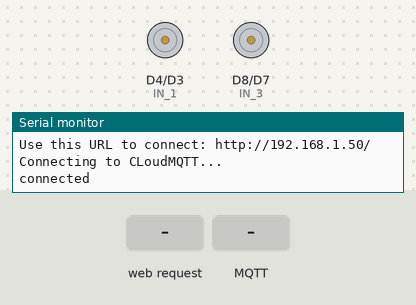
Bench run of a sketch on a simulated ESP8266 (NodeMCU). Shown: motor-driver pin pairs drawn as motors (green arrow = first pin HIGH = forward, orange = second pin HIGH = backward, longer = more drive), the last lines printed to the serial monitor. The inputs (shaded band) are chosen by the test bench. WiFi joins after 1.5 s; servers stay silent unless stated; no MQTT or app messages arrive unless stated.

Above: at 2.7 s.
2.8 s: HTTP request GET /IN_3on received
At 2.95 s:
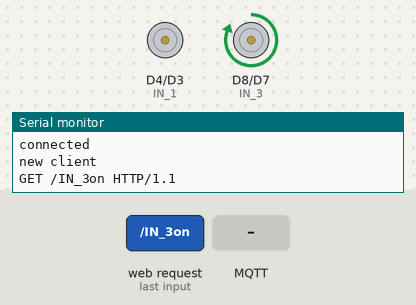
4.7 s: MQTT message "1" arrives on the first subscribed topic
At 6.0 s:
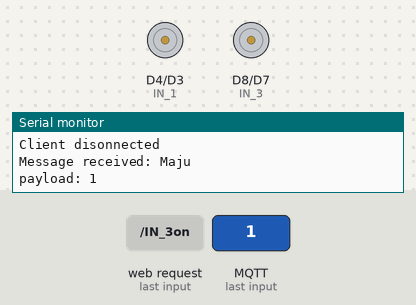
6.3 s: HTTP request GET /IN_2on received
At 7.4 s:
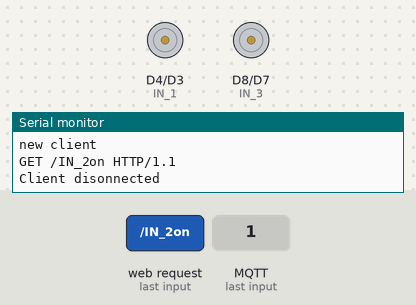
7.9 s: HTTP request GET /IN_4on received
At 8.05 s:
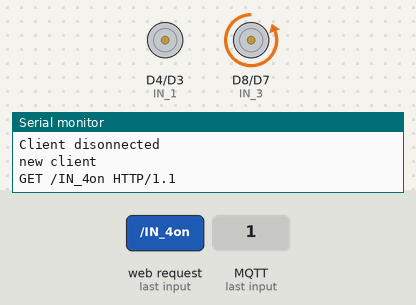
Timing chart, 0 to 10.9 s (numbered marks = the images above; inputs shaded):
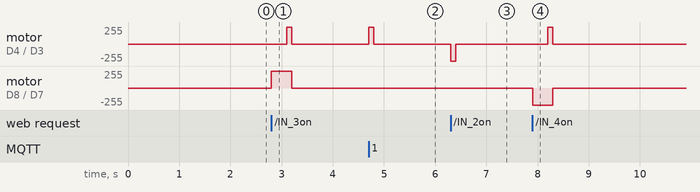

The sketch:

Robot_BNU.ino
```cpp
/*************************************
 * Program : ROBOT BNU 4.0
 * Sesuai Buku - Robot IoT
 * ***********************************/

#include <ESP8266WiFi.h>
#include <PubSubClient.h>

String Topic;
String Payload;

const char* ssid = "HOTSPOT@UPNJATIM.AC.ID";
const char* password = "belanegara";

#define IN_1 D4 // Maju
#define IN_2 D3 // Mundur
#define IN_3 D8 // Belok Kanan
#define IN_4 D7 // Belok Kiri

//#define mqttServer "broker.emqx.io"
//#define mqttPort 1883

#define mqttServer "broker.emqx.io"
#define mqttPort 1883

WiFiServer server(80);
WiFiClient espClient;
PubSubClient client(espClient);

void receivedCallback(char* topic, byte* payload, unsigned int length) {
  Serial.print("Message received: ");
  Serial.println(topic);
  Serial.print("payload: ");

  for (int i = 0; i < length; i++) {
    Serial.print((char)payload[i]);
  }
  Serial.println();

  /* we got '1' -> Maju */
  if ((char)payload[0] == '1') {
    digitalWrite(IN_1, HIGH);
    delay(100);
    digitalWrite(IN_1, LOW);
  }

/* we got '2' -> Kiri */
  if ((char)payload[0] == '2') {
    digitalWrite(IN_4, HIGH);
    delay(300);
    digitalWrite(IN_1, HIGH);
    delay(100);
    digitalWrite(IN_4, LOW);
    digitalWrite(IN_1, LOW);
  }

  /* we got '3' -> Kanan */
  if ((char)payload[0] == '3') {
    digitalWrite(IN_3, HIGH);
    delay(300);
    digitalWrite(IN_1, HIGH);
    delay(100);
    digitalWrite(IN_3, LOW);
    digitalWrite(IN_1, LOW);
  }

  /* we got '4' -> Mundur */
  if ((char)payload[0] == '4') {
    digitalWrite(IN_2, HIGH);
    delay(100);
    digitalWrite(IN_2, LOW);
  }
}

void setup() {
  Serial.begin(115200);
  delay(10);
  pinMode(IN_1, OUTPUT);
  pinMode(IN_2, OUTPUT);
  pinMode(IN_3, OUTPUT);
  pinMode(IN_4, OUTPUT);

  digitalWrite(IN_1, LOW);
  digitalWrite(IN_2, LOW);
  digitalWrite(IN_3, LOW);
  digitalWrite(IN_4, LOW);

  // Connect to WiFi network
  Serial.println();
  Serial.println();
  Serial.print("Connecting to ");
  Serial.println(ssid);
  WiFi.begin(ssid, password);

  while (WiFi.status() != WL_CONNECTED) {
    delay(500);
    Serial.print(".");
  }
  Serial.println("");
  Serial.println("WiFi connected");

  server.begin();
  Serial.println("Server started");

  Serial.print("Use this URL to connect: ");
  Serial.print("http://");
  Serial.print(WiFi.localIP());
  Serial.println("/");

  // Connect to Server IoT (CloudMQTT)

  client.setServer(mqttServer, mqttPort);
  client.setCallback(receivedCallback);

  while (!client.connected()) {
    Serial.println("Connecting to CLoudMQTT...");

    if (client.connect("ESP8266Client" )) {

      Serial.println("connected");

    } else {
      Serial.print("failed with state ");
      Serial.print(client.state());
      delay(2000);
    }
  }
  client.subscribe("Maju");
  client.subscribe("Kiri");
  client.subscribe("Kanan");
  client.subscribe("Mundur");
}

void loop() {

  client.loop();

  WiFiClient client = server.available();
  if (!client) {
    return;
  }

  Serial.println("new client");
  while(!client.available()){
    delay(1);
  }

  String request = client.readStringUntil('\r');
  Serial.println(request);
  client.flush();

  if (request.indexOf("/IN_1on") > 0)  {
    digitalWrite(IN_1, HIGH);
    delay(100);
    digitalWrite(IN_1, LOW);
  }
  if (request.indexOf("/IN_1off") >0)  {
    digitalWrite(IN_1, LOW);
  }
   if (request.indexOf("/IN_2on") > 0)  {
    digitalWrite(IN_2, HIGH);
    delay(100);
    digitalWrite(IN_2, LOW);
  }
  if (request.indexOf("/IN_2off") >0)  {
    digitalWrite(IN_2, LOW);
  }
   if (request.indexOf("/IN_3on") > 0)  {
    digitalWrite(IN_3, HIGH);
    delay(300);
    digitalWrite(IN_1, HIGH);
    delay(100);
    digitalWrite(IN_3, LOW);
    digitalWrite(IN_1, LOW);
  }
  if (request.indexOf("/IN_3off") >0)  {
    digitalWrite(IN_3, LOW);
  }
   if (request.indexOf("/IN_4on") > 0)  {
    digitalWrite(IN_4, HIGH);
    delay(300);
    digitalWrite(IN_1, HIGH);
    delay(100);
    digitalWrite(IN_4, LOW);
    digitalWrite(IN_1, LOW);
  }
  if (request.indexOf("/IN_4off") >0)  {
    digitalWrite(IN_4, LOW);
  }

  // Return the response
  client.println("HTTP/1.1 200 OK");
  client.println("Content-Type: text/html");
  client.println("");
  client.println("<!DOCTYPE HTML>");
  client.println("<html>");
  client.println("<head>");
  client.println("<meta name='apple-mobile-web-app-capable' content='yes' />");
  client.println("<meta name='apple-mobile-web-app-status-bar-style' content='black-translucent' />");
  client.println("</head>");
  client.println("<body bgcolor = \"#f7e6ec\">");
  client.println("<hr/><hr>");
  client.println("<h4><center> Robot BNU 4.0  </center></h4>");
  client.println("<hr/><hr>");
  client.println("<br><br>");
  client.println("<br><br>");
  client.println("<center>");
  client.println("ROBOT");
  client.println("<a href=\"/IN_1on\"\"><button>Maju </button></a>");
  client.println("<a href=\"/IN_2on\"\"><button>Mundur </button></a><br />");
  client.println("</center>");
  client.println("<br><br>");
  client.println("<center>");
  client.println("ROBOT");
  client.println("<a href=\"/IN_3on\"\"><button>Belok Kanan </button></a>");
  client.println("<a href=\"/IN_4on\"\"><button>Belok Kiri </button></a><br />");
  client.println("</center>");
  client.println("<br><br>");
  client.println("<center>");
  client.println("<table border=\"5\">");
  client.println("<tr>");
  //=====================
  if (digitalRead(IN_1))
         {
           client.print("<td>Maju = ON</td>");
         }
  else
          {
            client.print("<td>Maju = OFF</td>");
          }
  client.println("<br />");
  //======================
  if (digitalRead(IN_2))
          {
           client.print("<td>Mundur = ON</td>");
          }
  else
          {
            client.print("<td>Mundur = OFF</td>");
          }
  client.println("</tr>");
  //=======================
  if (digitalRead(IN_3))
          {
           client.print("<td>Belok Kanan = ON</td>");
          }
  else
          {
            client.print("<td>Belok Kanan = OFF</td>");
          }
  client.println("<br />");
  //=======================
  if (digitalRead(IN_4))
          {
           client.print("<td>Belok Kiri = ON</td>");
          }
  else
          {
            client.print("<td>Belok Kiri = OFF</td>");
          }
  client.println("</tr>");
  //=======================

  client.println("<tr>");
  client.println("</table>");
  client.println("</center>");
  client.println("</html>");
  delay(1);
  Serial.println("Client disonnected");
  Serial.println("");
}
```

Measured:
- after the input at 2.8 s, motor on D4 (IN_1) / D3 (IN_2): stopped → forward 255/255 after 0.30 s, → stopped 0.10 s later; motor on D8 (IN_3) / D7 (IN_4): stopped → forward 255/255 at once, → stopped 0.40 s later
- after the input at 4.7 s, motor on D4 (IN_1) / D3 (IN_2): stopped → forward 255/255 at once, → stopped 0.10 s later
- after the input at 6.3 s, motor on D4 (IN_1) / D3 (IN_2): stopped → backward 255/255 at once, → stopped 0.10 s later
- after the input at 7.9 s, motor on D4 (IN_1) / D3 (IN_2): stopped → forward 255/255 after 0.30 s, → stopped 0.10 s later; motor on D8 (IN_3) / D7 (IN_4): stopped → backward 255/255 at once, → stopped 0.40 s later
